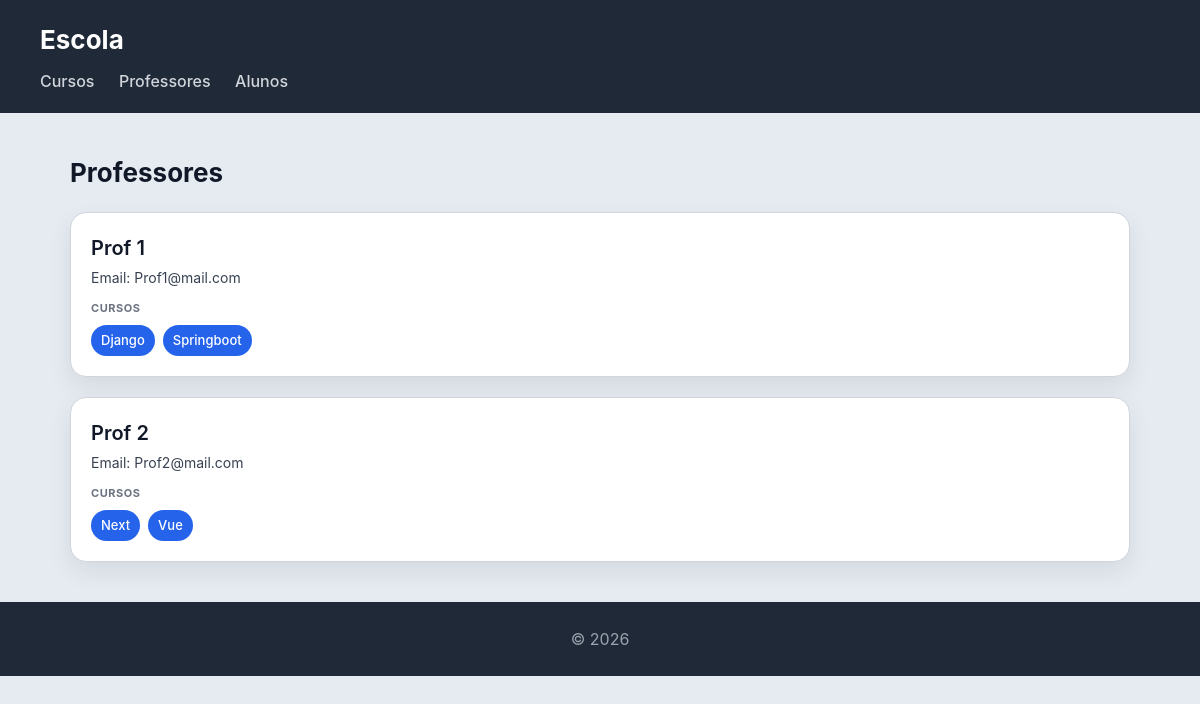
/escola/professores/, run on the app's committed database.
### ficha7_escola/models.py (models this page shows, shortened)
class Professor(models.Model):
    nome = models.CharField(max_length=50)
    email = models.CharField(max_length=255)

class Curso(models.Model):
    nome = models.CharField(max_length=50)
    imagem = models.ImageField(upload_to='ficha7_escola/fotos', null=True, blank=True)
    professor = models.ForeignKey(Professor,on_delete=models.CASCADE,related_name="cursos")
    alunos = models.ManyToManyField(Aluno,related_name="cursos")

### ficha7_escola/views.py (the view)
# urls.py: path('professores/', views.professores_view, name="professores"),
def professores_view(request):
    professores = Professor.objects.all().prefetch_related('cursos').all()
    return render(request, 'escola/professores.html', {'professores': professores})

### ficha7_escola/templates/escola/professores.html
{% extends "escola/base.html" %}
{% block content %}
<h2>Professores</h2>
<section>
    {% for professor in professores %}
    <article>
        <header>
            <h3>{{ professor.nome }}</h3>
            <p>Email: {{ professor.email }}</p>
        </header>
        <section>
            <h4>Cursos</h4>
            <ul>
                {% for curso in professor.cursos.all %}
                    <li>{{ curso.nome }}</li>
                {% empty %}
                    <li>Sem cursos</li>
                {% endfor %}
            </ul>
        </section>
    </article>
    {% endfor %}
</section>
{% endblock %}

### ficha7_escola/static/escola/styles.css (style rules this page uses)
* { box-sizing: border-box; margin: 0; padding: 0; }
body { font-family: "Inter", "Segoe UI", system-ui, -apple-system, sans-serif; background: #e6ebf2; color: #111827; line-height: 1.5; }
h2 { margin-bottom: 20px; font-size: 26px; }
section > article { background: white; padding: 20px; border-radius: 16px; border: 1px solid #d1d5db; box-shadow: 0 10px 25px rgba(0,0,0,0.08); transition: all 0.25s ease; margin-bottom: 20px; }
article > header { margin-bottom: 12px; }
article > header > h3 { font-size: 20px; font-weight: 600; margin-bottom: 4px; }
article > header > p { font-size: 14px; color: #374151; }
article > section { margin-top: 10px; }
article > section > h4 { font-size: 11px; text-transform: uppercase; color: #6b7280; margin-bottom: 8px; letter-spacing: 0.05em; }
article > section > ul { list-style: none; display: flex; flex-wrap: wrap; gap: 8px; }
article > section > ul > li { background: #2563eb; color: white; padding: 6px 10px; border-radius: 999px; font-size: 13px; font-weight: 500; }

### data on the page
Professor: nome "Prof 1", email "Prof1@mail.com"
Curso: nome "Django"
Curso: nome "Springboot"
Professor: nome "Prof 2", email "Prof2@mail.com"
Curso: nome "Next"
Curso: nome "Vue"
